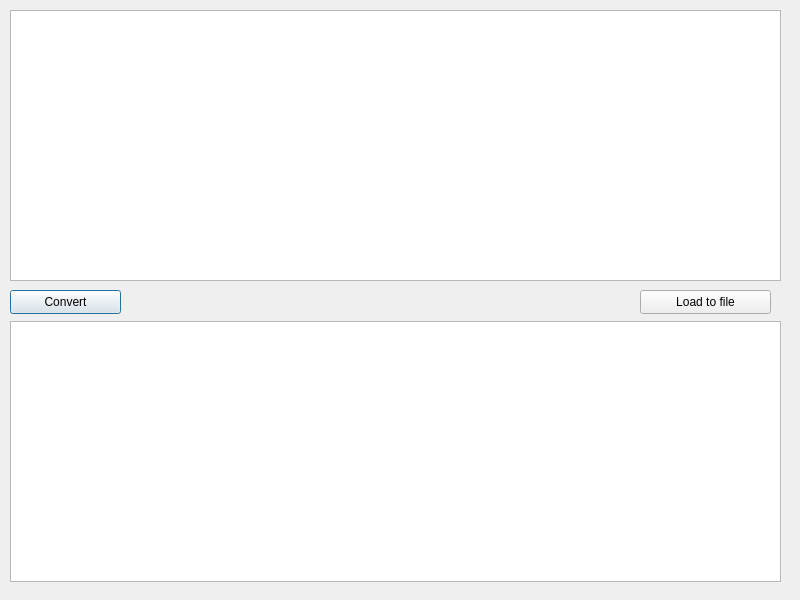
<?xml version="1.0" encoding="UTF-8"?>
<ui version="4.0">
 <class>TextToBF</class>
 <widget class="QDialog" name="TextToBF">
  <property name="geometry">
   <rect>
    <x>0</x>
    <y>0</y>
    <width>800</width>
    <height>600</height>
   </rect>
  </property>
  <property name="windowTitle">
   <string>Dialog</string>
  </property>
  <widget class="QTextEdit" name="textEdit">
   <property name="geometry">
    <rect>
     <x>10</x>
     <y>10</y>
     <width>771</width>
     <height>271</height>
    </rect>
   </property>
  </widget>
  <widget class="QTextBrowser" name="textBrowser">
   <property name="geometry">
    <rect>
     <x>10</x>
     <y>321</y>
     <width>771</width>
     <height>261</height>
    </rect>
   </property>
  </widget>
  <widget class="QPushButton" name="convert_button">
   <property name="geometry">
    <rect>
     <x>10</x>
     <y>290</y>
     <width>111</width>
     <height>24</height>
    </rect>
   </property>
   <property name="text">
    <string>Convert</string>
   </property>
  </widget>
  <widget class="QPushButton" name="load_file_button">
   <property name="geometry">
    <rect>
     <x>640</x>
     <y>290</y>
     <width>131</width>
     <height>24</height>
    </rect>
   </property>
   <property name="text">
    <string>Load to file</string>
   </property>
  </widget>
 </widget>
 <resources/>
 <connections/>
</ui>
